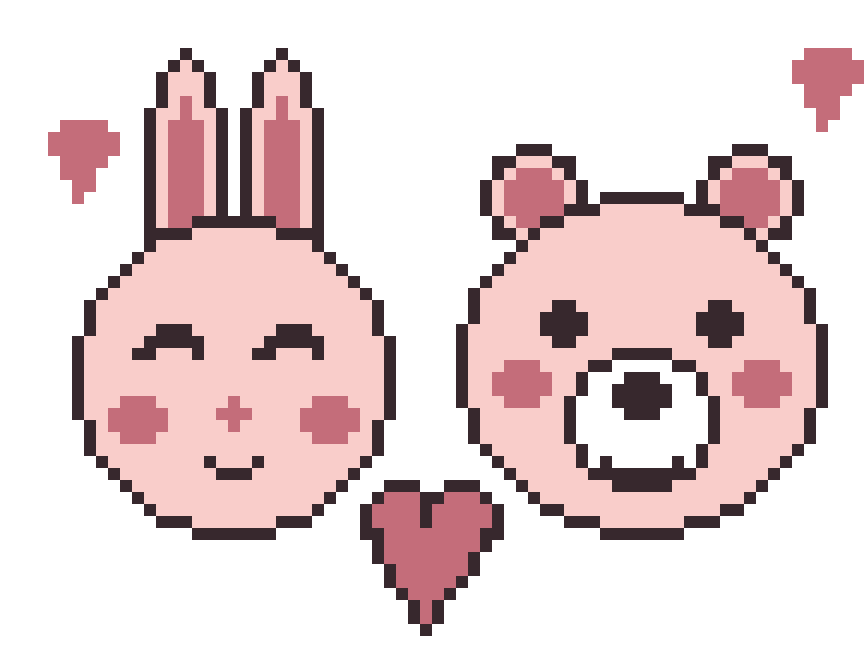
#> input picture Hardy's 3D Business/tools/Lunchbox Lid Maker/Drop_Picture_Here/customer_picture.png, 864 x 648 px; its folder holds only this picture in this run
$ python make_lid.py
#> lines starting #> are read from the running program, lines starting #| are printed output that depends on the picture; after the words box and inside, x2 and y2 are one past the last pixel; in counts of white or black regions, pixels touching at a corner belong together
#!/usr/bin/env python3
"""Step 1 of the Lunchbox Lid Maker: turn the customer's picture (+ name)
into a pixel map of Barbara's filament colors. Step 2 (bake_lid.py, run by
Blender) turns that map into geometry baked into the lid.

Reads:  Drop_Picture_Here/<newest image>, order.txt
Writes: Print These/<timestamp>/ -> indexed.png, palette.json, preview.png
"""
import json, os, sys, time, glob
from PIL import Image, ImageDraw, ImageFont

HERE = os.path.dirname(os.path.abspath(__file__))
DROP = os.path.join(HERE, "Drop_Picture_Here")
OUT_ROOT = os.path.join(HERE, "Print These")

PALETTE = {  # opaque shop colors (transparent can't show a picture)
    "White":  (245, 245, 245),
    "Black":  (43, 43, 46),
    "Purple": (124, 77, 188),
    "Blue":   (43, 108, 176),
    "Orange": (224, 112, 32),
    "Red":    (197, 48, 48),
}
# grid geometry (millimeters, 1 mm per pixel) — matches the website preview
GRID_W, GRID_H = 150, 130          # full canvas: x 52.4..202.4, y 41.25..171.25 on the lid
PIC = (20, 0, 130, 83)             # picture sub-rect (x0, y0, x1, y1) in grid px, top-centered
TEXT_BAND = (0, 88, 150, 128)      # name band below the picture

def read_order():
    cfg = {"NAME": "", "NAME_COLOR": "Black", "MAX_COLORS": "4"}
    p = os.path.join(HERE, "order.txt")
    if os.path.exists(p):
        for line in open(p, encoding="utf-8"):
            if ":" in line and not line.strip().startswith("#"):
                k, v = line.split(":", 1)
                cfg[k.strip().upper()] = v.strip()
    return cfg

def newest_image():
    files = [f for f in glob.glob(os.path.join(DROP, "*"))
             if f.lower().endswith((".png", ".jpg", ".jpeg", ".heic", ".webp"))]
    if not files:
        sys.exit("No picture found. Put the customer's picture into 'Drop_Picture_Here' first.")
    return max(files, key=os.path.getmtime)

def nearest(c, pal):
    return min(pal, key=lambda n: sum((a - b) ** 2 for a, b in zip(c, pal[n])))

def main():
    cfg = read_order()
    max_colors = max(2, min(6, int(cfg.get("MAX_COLORS", "4") or 4)))
    src_path = newest_image()
    img = Image.open(src_path).convert("RGB")
#> img is the input picture: PIL image 864x648 RGB; mean R, G, B 229.4, 210.8, 211.5

    # fit picture into its sub-rect (contain, centered)
    pw, ph = PIC[2] - PIC[0], PIC[3] - PIC[1]
    s = min(pw / img.width, ph / img.height)
#> s = 0.127
    small = img.resize((max(1, round(img.width * s)), max(1, round(img.height * s))), Image.LANCZOS)
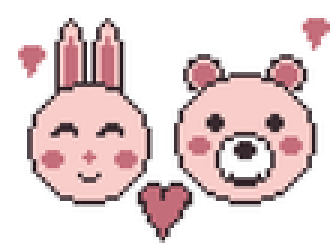
#> small: PIL image 110x82 RGB (shown 3 times larger); mean R, G, B 228.5, 210.2, 210.9

    grid = Image.new("RGB", (GRID_W, GRID_H), (0, 0, 0))
#> grid: PIL image 150x130 RGB; every value is 0
    used = Image.new("1", (GRID_W, GRID_H), 0)   # which pixels get an inlay
#> used: PIL image 150x130 1; every value is 0
    ox = PIC[0] + (pw - small.width) // 2
#> ox = 20
    oy = PIC[1] + (ph - small.height) // 2
#> oy = 0
    grid.paste(small, (ox, oy))
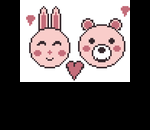
#> grid: PIL image 150x130 RGB; mean R, G, B 105.7, 97.2, 97.6
    ImageDraw.Draw(used).rectangle([ox, oy, ox + small.width - 1, oy + small.height - 1], fill=1)
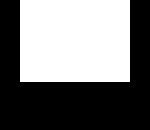
#> used: PIL image 150x130 1; 46.3% white; 1 white region, box (x1, y1, x2, y2) and area: (20, 0, 130, 82) 9020

    # quantize picture pixels to the palette, limited to the most-used colors
    px, un = grid.load(), used.load()
    counts = {}
    for y in range(GRID_H):
        for x in range(GRID_W):
            if un[x, y]:
                n = nearest(px[x, y], PALETTE)
                counts[n] = counts.get(n, 0) + 1
#> after the loop, counts = {'White': 7282, 'Black': 671, 'Purple': 506, 'Orange': 363, 'Red': 198}
    keep = sorted(counts, key=counts.get, reverse=True)[:max_colors]
#> keep = ['White', 'Black', 'Purple', 'Orange']
    pal = {n: PALETTE[n] for n in keep}
#> pal = {'White': (245, 245, 245), 'Black': (43, 43, 46), 'Purple': (124, 77, 188), 'Orange': (224, 112, 32)}

    name = cfg.get("NAME", "").strip()[:30]
    name_color = cfg.get("NAME_COLOR", "Black").title()
    if name and name_color not in pal:
        pal[name_color] = PALETTE.get(name_color, PALETTE["Black"])

    names = list(pal)  # final color order; index in this list = pixel value
#> names = ['White', 'Black', 'Purple', 'Orange']
    for y in range(GRID_H):
        for x in range(GRID_W):
            if un[x, y]:
                px[x, y] = pal[nearest(px[x, y], pal)]

    # draw the name into the band (its pixels join the inlay too)
    if name:
        band_w = TEXT_BAND[2] - TEXT_BAND[0]
        band_h = TEXT_BAND[3] - TEXT_BAND[1]
        font = None
        for fp in ["/System/Library/Fonts/Supplemental/Futura.ttc",
                   "/System/Library/Fonts/Supplemental/Arial Rounded Bold.ttf",
                   "/System/Library/Fonts/Supplemental/Arial Bold.ttf"]:
            if os.path.exists(fp):
                try:
                    font = ImageFont.truetype(fp, band_h - 4)
                    break
                except Exception:
                    pass
        font = font or ImageFont.load_default()
        d = ImageDraw.Draw(grid)
        while True:
            box = d.textbbox((0, 0), name, font=font)
            if box[2] - box[0] <= band_w - 4 or getattr(font, "size", 0) <= 8:
                break
            font = ImageFont.truetype(font.path, font.size - 2)
        tx = TEXT_BAND[0] + (band_w - (box[2] - box[0])) // 2 - box[0]
        ty = TEXT_BAND[1] + (band_h - (box[3] - box[1])) // 2 - box[1]
        mask = Image.new("1", (GRID_W, GRID_H), 0)
        ImageDraw.Draw(mask).text((tx, ty), name, font=font, fill=1)
        mk = mask.load()
        for y in range(GRID_H):
            for x in range(GRID_W):
                if mk[x, y]:
                    px[x, y] = pal[name_color]
                    un[x, y] = 1

    # outputs
    job = os.path.join(OUT_ROOT, time.strftime("%Y-%m-%d_%H.%M") + (("_" + name) if name else ""))
    os.makedirs(job, exist_ok=True)
    idx = Image.new("L", (GRID_W, GRID_H), 255)  # 255 = no inlay
#> idx: PIL image 150x130 L; every value is 255
    ix = idx.load()
    for y in range(GRID_H):
        for x in range(GRID_W):
            if un[x, y]:
                ix[x, y] = names.index(nearest(px[x, y], pal))
    idx.save(os.path.join(job, "indexed.png"))
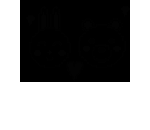
#> saved as indexed.png: PIL image 150x130 L; min 0, max 255, mean 137.2
    json.dump({"names": names, "rgb": [pal[n] for n in names],
               "grid_mm": [GRID_W, GRID_H], "origin_mm": [52.4, 171.25]},
              open(os.path.join(job, "palette.json"), "w"))
    big = grid.resize((GRID_W * 6, GRID_H * 6), Image.NEAREST)
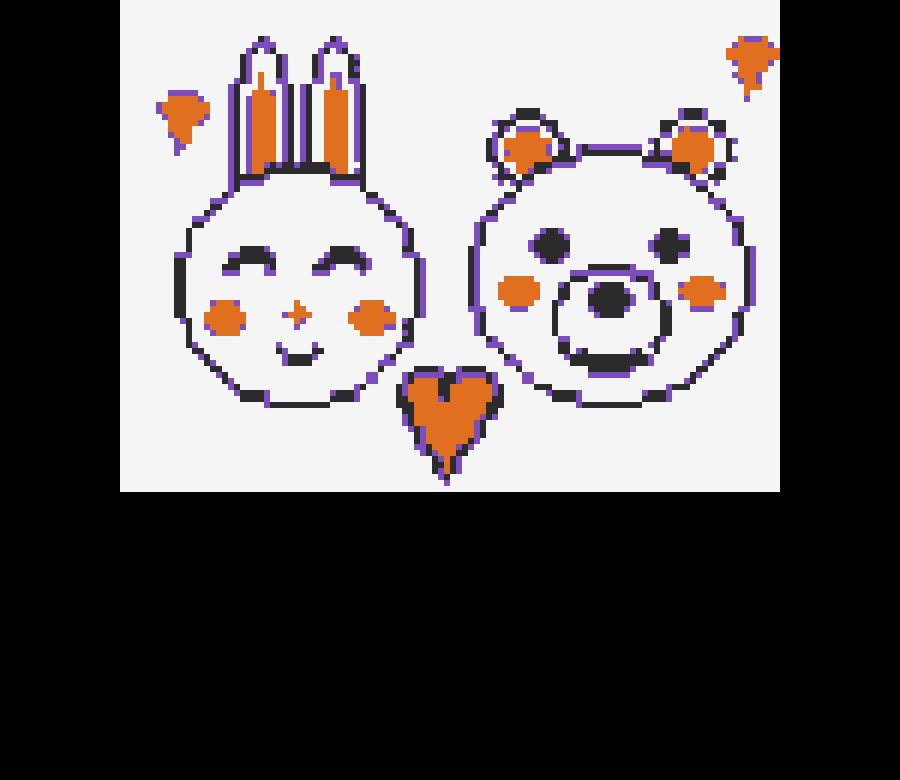
#> big: PIL image 900x780 RGB; mean R, G, B 102.4, 98.1, 99.1
    big.save(os.path.join(job, "preview.png"))
    open(os.path.join(HERE, ".last_job"), "w").write(job)
    print(f"Colors used: {', '.join(names)}")
#| Colors used: White, Black, Purple, Orange
    print(f"Job folder: {job}")
#| Job folder: Hardy's 3D Business/tools/Lunchbox Lid Maker/Print These/2026-11-20_06.31

if __name__ == "__main__":
    main()
